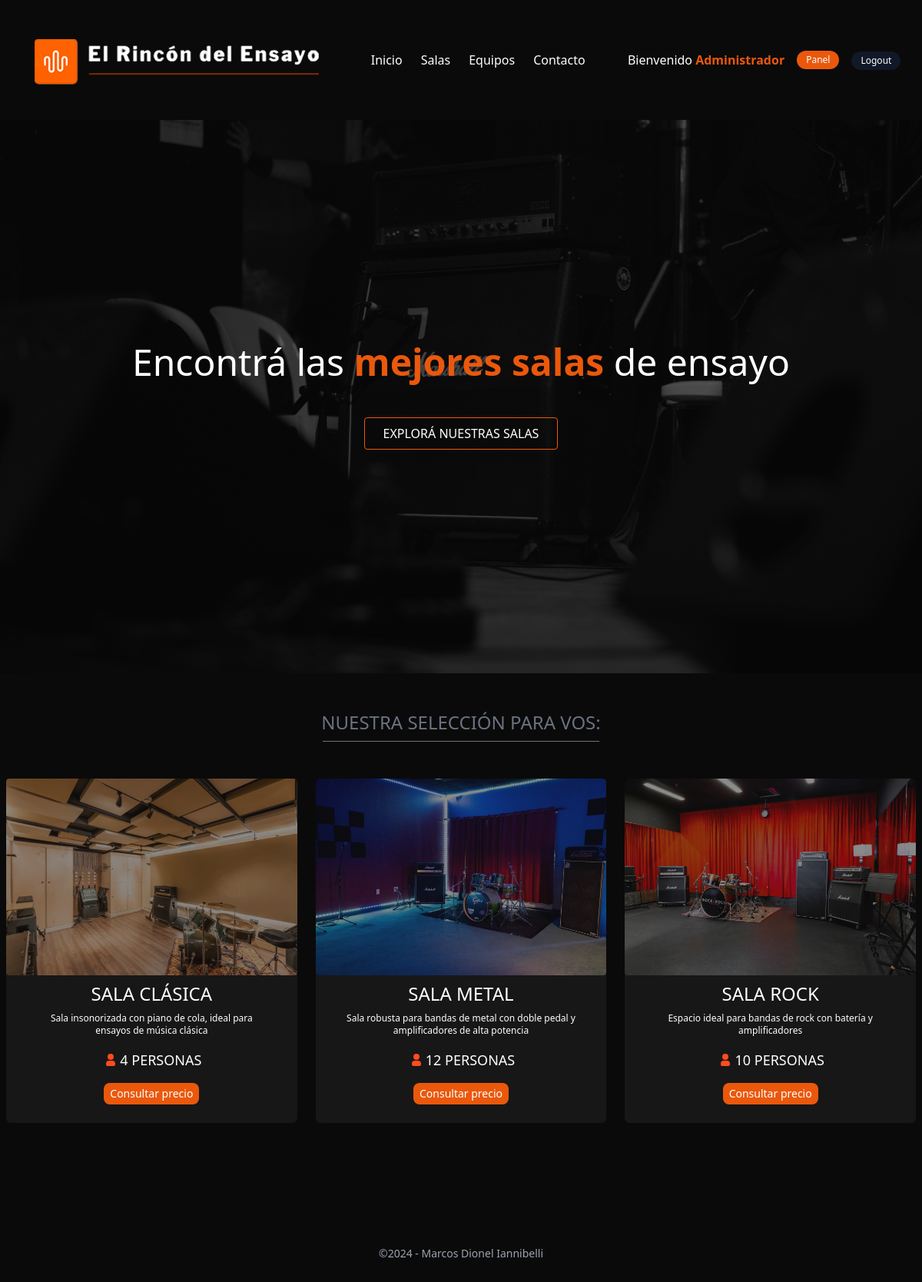
/pages/inicio.php (signed in), run on the app's committed database.
### tables this page shows
CREATE TABLE salas (
    id_sala INT AUTO_INCREMENT PRIMARY KEY,
    nombre VARCHAR(100) NOT NULL,
    descripcion TEXT,
    capacidad INT NOT NULL,
    precio_hora DECIMAL(10, 2) NOT NULL,
    direccion VARCHAR(255) NOT NULL,
    foto VARCHAR(255)
);

### components/salas/mostrar-destacadas.php (the view)
<?php
require_once("../db/config/config.php");
if ($db != NULL) {
  $query = "SELECT * FROM salas ORDER BY precio_hora DESC LIMIT 3";
  $result = mysqli_query($db, $query);
  while ($row = mysqli_fetch_array($result)) {
    print "
          <div class='px-2 mt-4 md:mt-0'>
          <div class='flex flex-col gap-x-6 justify-center items-center bg-neutral-900 rounded-md pb-6'>
          <figure>
            <img src=$row[foto] alt=$row[nombre] class='w-full h-64 object-cover rounded opacity-50 hover:opacity-100 duration-500'/>
          </figure>
              <h2 class='mt-2 text-white uppercase text-2xl font-light'>$row[nombre]</h2>
              <p class='text-white text-xs max-w-[300px] text-center my-2'>$row[descripcion]</p>
              <div class='flex mt-2 items-center'>
              <svg class='w-6 h-6 text-gray-800 dark:text-white' aria-hidden='true' xmlns='http://www.w3.org/2000/svg' width='24' height='24' fill='#ff4b1f' viewBox='0 0 24 24'>
<path fill-rule='evenodd' d='M12 4a4 4 0 1 0 0 8 4 4 0 0 0 0-8Zm-2 9a4 4 0 0 0-4 4v1a2 2 0 0 0 2 2h8a2 2 0 0 0 2-2v-1a4 4 0 0 0-4-4h-4Z' clip-rule='evenodd'/>
</svg>
                <span class='text-white uppercase text-lg font-medium'>$row[capacidad] PERSONAS</span>
                </div>
                <a href='../../pages/contacto.php' class='text-white text-sm bg-orange-600 hover:bg-orange-700 duration-500 py-1 px-2 rounded-lg mt-4'>Consultar precio</a>
            </div>
          </div>
        ";
  }
}
?>

### data on the page
salas: foto (picture), nombre "SALA CLÁSICA", descripcion "Sala insonorizada con piano de cola, ideal para ensayos de música clásica", capacidad "4"
salas: foto (picture), nombre "SALA METAL", descripcion "Sala robusta para bandas de metal con doble pedal y amplificadores de alta potencia", capacidad "12"
salas: foto (picture), nombre "SALA ROCK", descripcion "Espacio ideal para bandas de rock con batería y amplificadores", capacidad "10"

### other printed values
$_SESSION['nombre'] "Administrador"
